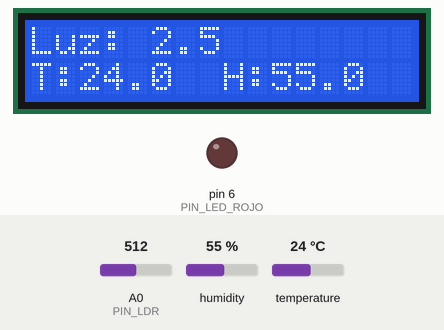
Simulated run of this sketch. Board: Arduino Uno, built with avr-gcc and run on an emulated ATmega328P. Shown: 16×2 character LCD, output pins drawn as LEDs (lit = HIGH). The inputs (shaded band) are chosen by the test bench; at power-on: A0 (PIN_LDR) = 512, humidity 55 %, temperature 24 °C.

Above: at 1.2 s.
1.3 s: A0 (PIN_LDR) set to 265
At 2.3 s:
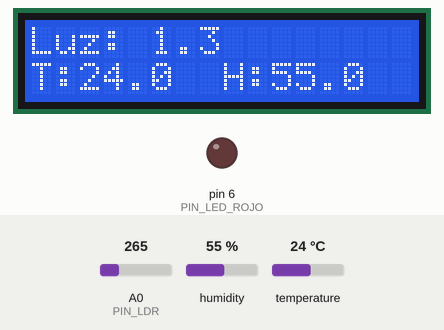
2.9 s: A0 (PIN_LDR) set to 240
At 3.9 s:
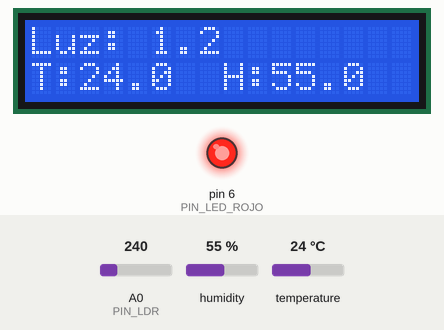
4.6 s: humidity set to 22 %
At 5.4 s:
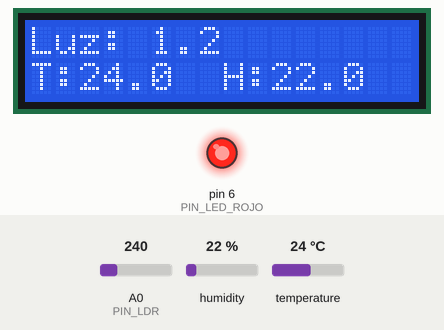
6.2 s: temperature set to 12 °C
At 7.0 s:
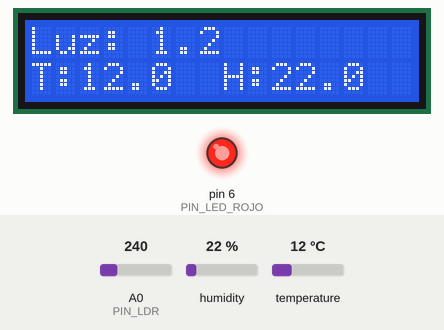
9.3 s: humidity set to 40 %
At 9.9 s:
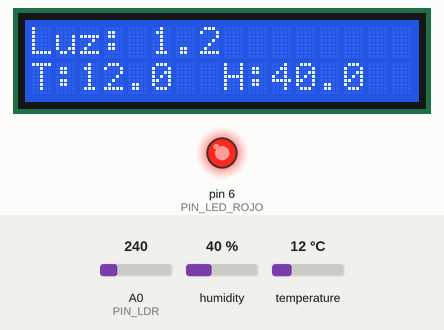
Timing chart, 0 to 11.9 s (numbered marks = the images above; inputs shaded):
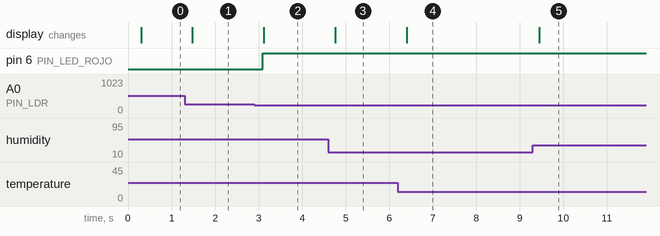

Measured:
- the behaviour switches between 249 and 248 on A0 (PIN_LDR) (found by bisection; images 1 and 2)
- after the input at 1.3 s, the display: changes after 0.17 s (image 1)
- after the input at 2.9 s, pin 6 (PIN_LED_ROJO): LOW → HIGH after 0.19 s; the display: changes after 0.21 s (image 2)
- after the input at 4.6 s, the display: changes after 0.16 s (image 3)
- after the input at 6.2 s, the display: changes after 0.20 s (image 4)
- after the input at 9.3 s, the display: changes after 0.15 s (image 5)

The sketch:

monitor_luz_temp_hum_con_lcd_serial.ino
```cpp
#include <Wire.h>
#include <LiquidCrystal_I2C.h>
#include <DHT22.h> //Modulo DHT22 de dvrrel

// Definición de pines
#define PIN_LED_ROJO 6
#define PIN_LDR A0
#define PIN_DHT 7
#define TIPO_DHT DHT22
#define DIRECCION_LCD 0x27

// Inicialización de objetos
LiquidCrystal_I2C PantallaLCD(DIRECCION_LCD, 16, 2);
DHT22 SensorDHT(PIN_DHT);

// Variables de medición
int valorAnalogico;

float nivelLuzVoltios;
float temperatura;
float humedad;

void setup() {
  pinMode(PIN_LED_ROJO, OUTPUT);
  pinMode(PIN_LDR, INPUT);

  PantallaLCD.init();
  PantallaLCD.backlight();

  Serial.begin(115200);

  valorAnalogico = 0;
  nivelLuzVoltios = 0;
  temperatura = 0;
  humedad = 0;
}

void loop() {
  // DHT22 necesita al memos dos segundos entre lecturas
  delay(200);
  leerDatosSensores();
  avisarSiPocaLuz();

  // Mostrar datos y enviar si corresponde
  mostrarEnPantalla(nivelLuzVoltios, temperatura, humedad);
  enviarDatos(nivelLuzVoltios, temperatura, humedad);
}

void leerDatosSensores(){
  // Lectura de sensores
  valorAnalogico = analogRead(PIN_LDR);
  nivelLuzVoltios = map(valorAnalogico, 0, 1023, 0, 255) / 51.0;
  float temp = SensorDHT.getTemperature();
  //temperatura = 23.5;
  float hum = SensorDHT.getHumidity();

   if (!isnan(temp)) {
    temperatura = temp;
  }

  if (!isnan(hum)) {
    humedad = hum;
  }

}

void avisarSiPocaLuz(){
  // Control de LED según el nivel de luz
  if (nivelLuzVoltios < 1.2)
    digitalWrite(PIN_LED_ROJO, HIGH);
  else
    digitalWrite(PIN_LED_ROJO, LOW);
}

void mostrarEnPantalla(float luz, float temp, float hum) {

  PantallaLCD.setCursor(0, 0);
  PantallaLCD.print("Luz:");
  PantallaLCD.setCursor(5, 0);
  PantallaLCD.print(luz, 1);

  PantallaLCD.setCursor(0, 1);
  PantallaLCD.print("T:");
  PantallaLCD.setCursor(2, 1);
  PantallaLCD.print(temp, 1);

  PantallaLCD.setCursor(8, 1);
  PantallaLCD.print("H:");
  PantallaLCD.setCursor(10, 1);
  PantallaLCD.print(hum, 1);
}

void enviarDatos(float luz, float temp, float hum) {
  char luzStr[10], tempStr[10], humStr[10];
  char datosJSON[100];

  dtostrf(luz, 1, 2, luzStr);
  dtostrf(temp, 1, 2, tempStr);
  dtostrf(hum, 1, 2, humStr);

  snprintf(datosJSON, sizeof(datosJSON),
           "{\"Nivel_Luz\":%s,\"Temperatura\":%s,\"Humedad\":%s}",
           luzStr, tempStr, humStr);

  if (Serial.available()) {
    String comando = Serial.readStringUntil('\n');
    comando.trim();

    if (comando == "getData")
      Serial.print(datosJSON);
  }
}
```
